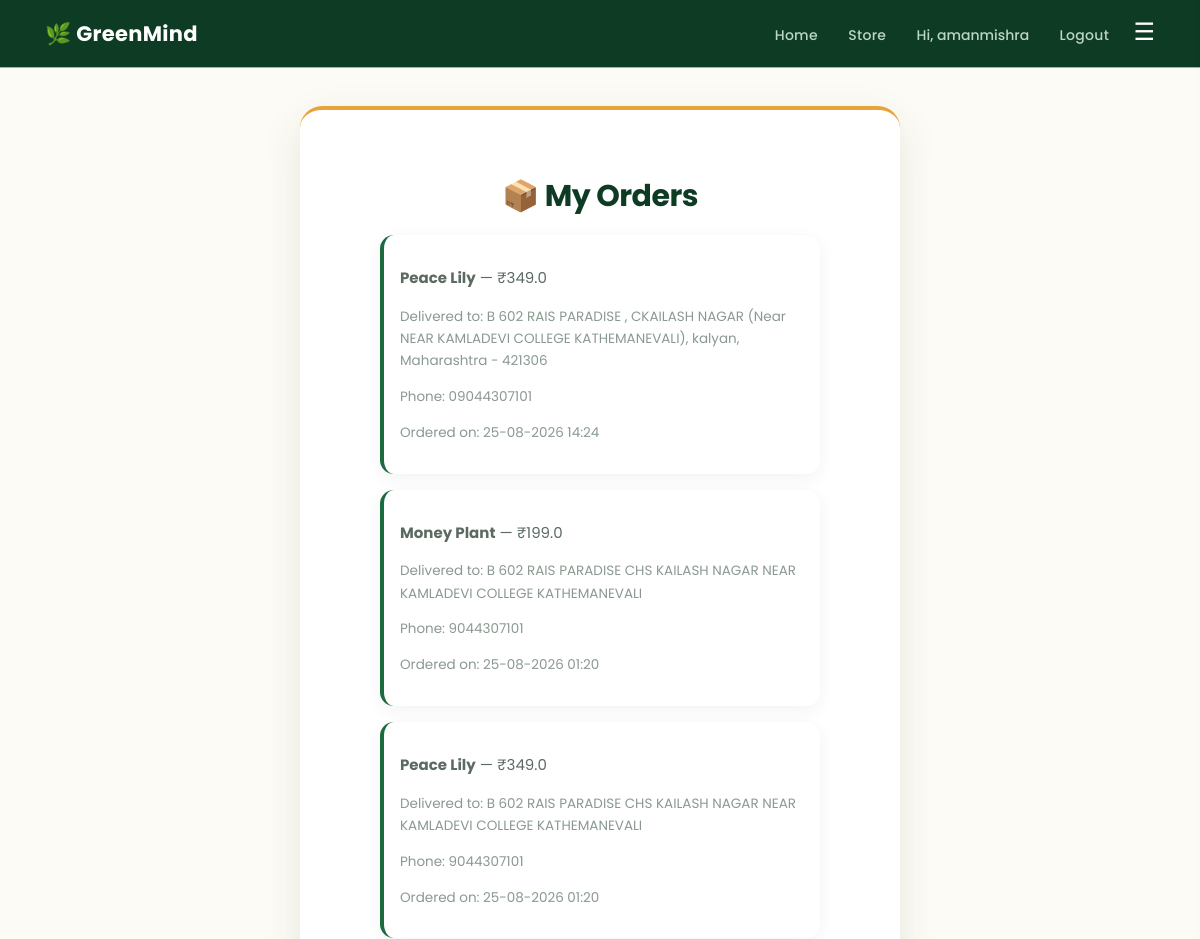
Before: /my-orders (signed in, upper part) with the older database file.
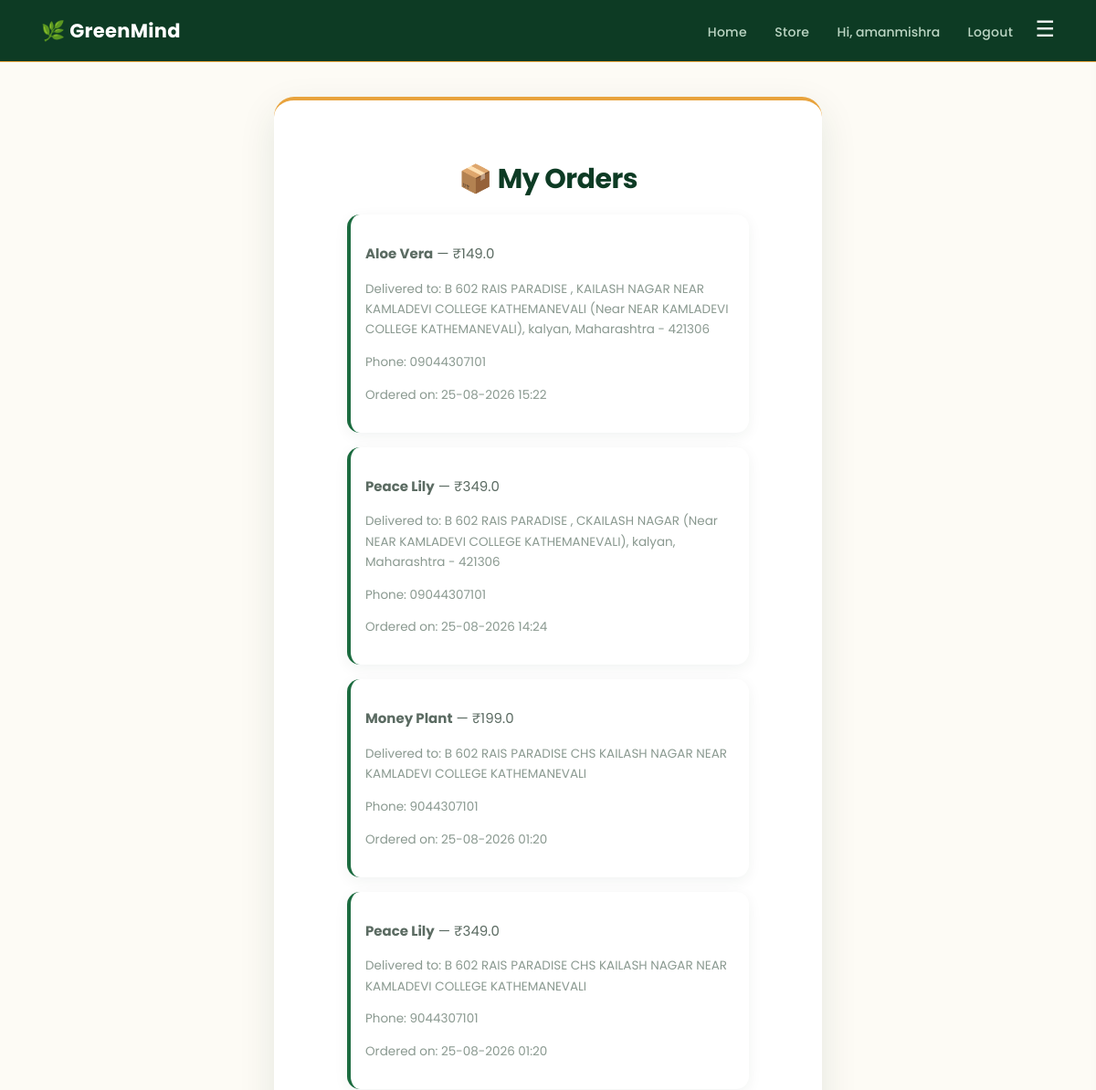
After: the same page with the newer database file.
### tables this page shows
CREATE TABLE orders (
    id INTEGER PRIMARY KEY AUTOINCREMENT,
    username TEXT NOT NULL,
    plant_name TEXT NOT NULL,
    price REAL NOT NULL,
    buyer_name TEXT NOT NULL,
    phone TEXT NOT NULL,
    address TEXT NOT NULL,
    order_date TEXT NOT NULL
);

### app.py (the view)
@app.route("/my-orders")
def my_orders():
    if "username" not in session:
        return redirect("/login")
    conn = sqlite3.connect("database.db")
    cursor = conn.cursor()
    cursor.execute(
        "SELECT plant_name, price, buyer_name, phone, address, order_date FROM orders WHERE username = ? ORDER BY id DESC",
        (session["username"],)
    )
    orders = cursor.fetchall()
    conn.close()
    return render_template("my_orders.html", orders=orders)

### templates/my_orders.html
{% extends "base.html" %}
{% block content %}
<div class="container" style="max-width:600px;">
    <h1>📦 My Orders</h1>
    {% if orders %}
        {% for order in orders %}
        <div class="history-item">
            <div>
                <p><strong>{{ order[0] }}</strong> — ₹{{ order[1] }}</p>
                <p class="small-text">Delivered to: {{ order[4] }}</p>
                <p class="small-text">Phone: {{ order[3] }}</p>
                <p class="small-text">Ordered on: {{ order[5] }}</p>
            </div>
        </div>
        {% endfor %}
    {% else %}
        <p>You haven't placed any orders yet.</p>
        <a href="/store" class="btn">Browse Plants</a>
    {% endif %}
</div>
{% endblock %}

Changed rows visible on the page:
added orders: plant_name "Aloe Vera", price "149.0", address "B 602 RAIS PARADISE , KAILASH NAGAR NEAR KAMLADEVI COLLEGE KATHEMANEVALI (Near NEAR KAMLADEVI COLLEGE KATHEMANEVALI), kalyan, Maharashtra - 421306", phone "09044307101", order_date "25-08-2026 15:22"
